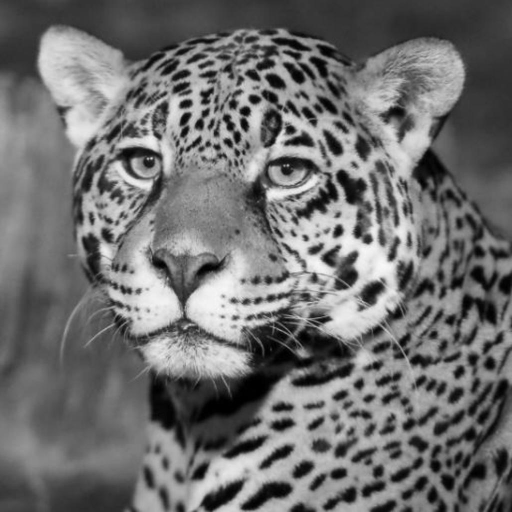
%> input picture 8-Tone/1 (96).JPEG, 1024 x 1024 px (shown at 1/2 size)
$ octave --eval "test;"   (GNU Octave 9; MATLAB toolbox functions it lacks are replaced by stand-ins)
%> lines starting %> are read from the running program, lines starting %| are printed output that depends on the picture
%> in test, ih is the input picture: size 1024x1024 uint8; min 0, max 249, mean 111
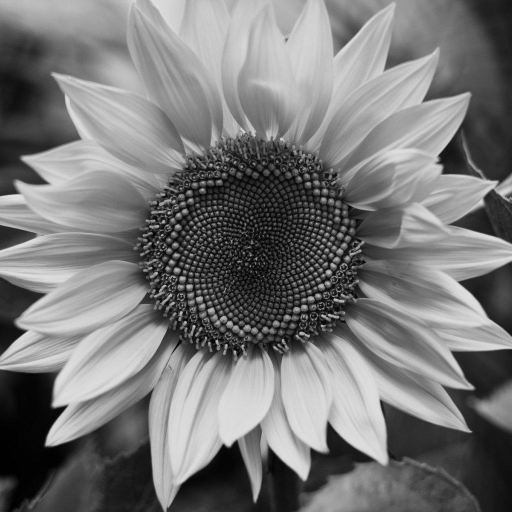
%> input picture 8-Tone/1 (97).JPEG, 1024 x 1024 px (shown at 1/2 size)
%> in test, iw is the input picture: size 1024x1024 uint8; min 0, max 232, mean 118.8
### 8-Tone/MT3WM8T.m
%A Combined Multitoning and Watermarking Scheme for Clustered Dot Pattern
%%   Author: Dr. J. M. Guo, Mr. Sankarasrinivasan, %%   Multimedia Signal Processing Lab, NTUST, Taiwan+
%% MT3W2T: MT3 represents 3-tone image and 8T represents watermark image
%% im- host image; iw-watermark image, bs-block size

function [YW]=MT3WM8T(im,iw,bs)
%> called with bs = 16


[s1,s2]=size(im);
[w1,w2]=size(iw);
s11=s1/bs;
s22=s2/bs;


iw=imresize(iw,[s11 s22]);
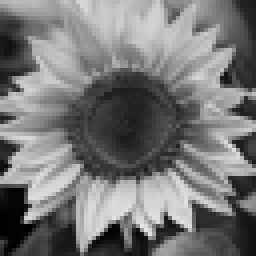
%> iw: size 64x64 uint8 (shown 4 times larger); min 0, max 229, mean 118.8
iw=WM8T(iw);

figure, subplot(1,3,1), imshow(iw);
title('Watermark Image');

%Creating pseudo random image
iwr=iw;
r1=randperm(s11*s22);
r1=vec2mat(r1,s11)
rr=1;

for i=1:1:s11
    for j=1:1:s22
        [p1,p2]=find(r1==rr);
        iw(i,j)=iwr(p1,p2);
        rr=rr+1;
    end
end


%Symmetrical dither arrays

T=3;
if(T==3)
 [DA]=gen_ditherarrayMT3(bs);
 [DAc]=gen_ditherarrayMT3SD81(bs);
 [DA4]=gen_ditherarrayMT3SD82(bs);
 [DAc4]=gen_ditherarrayMT3SD83(bs);
 [DA44]=gen_ditherarrayMT3SD79(bs);
 [DAc44]=gen_ditherarrayMT3SD78(bs);
 [DA8]=gen_ditherarrayMT3SD77(bs);
 [DAc8]=gen_ditherarrayMT3SD76(bs);
 end

T=T-1;
x1=1; y1=1;

MT=ones(bs,bs);
NT=ones(bs,bs);
for i=1:bs:s1
    for j=1:bs:s2
        bl=im(i:i+(bs-1),j:j+(bs-1));

       for nT=1:1:T
       MT=(bl>=DA(:,:,nT));
       M(:,:,nT)=MT;
       MT=(bl>DAc(:,:,nT));
       Mc(:,:,nT)=MT;
       MT=(bl>DA4(:,:,nT));
       M4(:,:,nT)=MT;
       MT=(bl>DAc4(:,:,nT));
       M4t(:,:,nT)=MT;
       MT=(bl>DA44(:,:,nT));
       M44(:,:,nT)=MT;
       MT=(bl>DAc44(:,:,nT));
       M44t(:,:,nT)=MT;
       MT=(bl>DA8(:,:,nT));
       M8(:,:,nT)=MT;
       MT=(bl>DAc8(:,:,nT));
       M8t(:,:,nT)=MT;
       end

           if(iw(x1,y1)==0)
       for x=1:1:bs
           for y=1:1:bs
              if(M(x,y,1)==1 )
                  blc(x,y)=1;
              elseif(M(x,y,2)==1)
                  blc(x,y)=0.5;
              else
                  blc(x,y)=0;
              end

           end
       end
           end
          if(iw(x1,y1)==1)
               for x=1:1:bs
           for y=1:1:bs
              if(Mc(x,y,1)==1 )
                  blc(x,y)=1;
              elseif(Mc(x,y,2)==1 )
                  blc(x,y)=0.5;
              else
                  blc(x,y)=0;
              end
           end
               end
          end


         if(iw(x1,y1)==0.14)
           for x=1:1:bs
           for y=1:1:bs
              if(M4(x,y,1)==1 )
                  blc(x,y)=1;
              elseif(M4(x,y,2)==1 )
                  blc(x,y)=0.5;
              else
                  blc(x,y)=0;
              end

           end
       end

         end

         if(iw(x1,y1)==0.84)
               for x=1:1:bs
           for y=1:1:bs
              if(M4t(x,y,1)==1 )
                  blc(x,y)=1;
              elseif(M4t(x,y,2)==1 )
                  blc(x,y)=0.5;
              else
                  blc(x,y)=0;
              end

           end
       end

         end

         if(iw(x1,y1)==0.28)
               for x=1:1:bs
           for y=1:1:bs
              if(M44(x,y,1)==1 )
                  blc(x,y)=1;
              elseif(M44(x,y,2)==1 )
                  blc(x,y)=0.5;
              else
                  blc(x,y)=0;
              end

           end
               end
          end

          if(iw(x1,y1)==0.70)
               for x=1:1:bs
           for y=1:1:bs
              if(M44t(x,y,1)==1 )
                  blc(x,y)=1;
              elseif(M44t(x,y,2)==1 )
                  blc(x,y)=0.5;
              else
                  blc(x,y)=0;
              end

           end
       end

          end
           if(iw(x1,y1)==0.42)
               for x=1:1:bs
           for y=1:1:bs
              if(M8(x,y,1)==1 )
                  blc(x,y)=1;
              elseif(M8(x,y,2)==1 )
                  blc(x,y)=0.5;
              else
                  blc(x,y)=0;
              end

           end
       end

           end
           if(iw(x1,y1)==0.66)
               for x=1:1:bs
           for y=1:1:bs
              if(M8t(x,y,1)==1 )
                  blc(x,y)=1;
              elseif(M8t(x,y,2)==1 )
                  blc(x,y)=0.5;
              else
                  blc(x,y)=0;
              end

           end
       end

          end

           y1=y1+1;

 Y(i:i+(bs-1),j:j+(bs-1))=blc;
    end
       y1=1;
       x1=x1+1;
end

imw=Y;


x1=1; y1=1;

MT=ones(bs,bs);
NT=ones(bs,bs);
for i=1:bs:s1
    for j=1:bs:s2

        bl=255*imw(i:i+(bs-1),j:j+(bs-1));
        bl=ones(bs,bs)*mean(bl(:));
        blm=imw(i:i+(bs-1),j:j+(bs-1));

       for nT=1:1:T
       MT=(bl>=DA(:,:,nT));
       M(:,:,nT)=MT;
       MT=(bl>DAc(:,:,nT));
       Mc(:,:,nT)=MT;
        MT=(bl>DA4(:,:,nT));
       M4(:,:,nT)=MT;
       MT=(bl>DAc4(:,:,nT));
       M4t(:,:,nT)=MT;
       MT=(bl>DA44(:,:,nT));
       M44(:,:,nT)=MT;
       MT=(bl>DAc44(:,:,nT));
       M44t(:,:,nT)=MT;
       MT=(bl>DA8(:,:,nT));
       M8(:,:,nT)=MT;
       MT=(bl>DAc8(:,:,nT));
       M8t(:,:,nT)=MT;
       end


       for x=1:1:bs
           for y=1:1:bs
              if(M(x,y,1)==1 )
                  blc(x,y)=1;
              elseif(M(x,y,2)==1)
                  blc(x,y)=0.5;
              else
                  blc(x,y)=0;
              end

           end
       end
       ia=blc;

               for x=1:1:bs
           for y=1:1:bs
              if(Mc(x,y,1)==1 )
                  blc(x,y)=1;
              elseif(Mc(x,y,2)==1 )
                  blc(x,y)=0.5;
              else
                  blc(x,y)=0;
              end

           end
               end
               iwh=blc;
               for x=1:1:bs
           for y=1:1:bs
              if(M4(x,y,1)==1 )
                  blc(x,y)=1;
              elseif(M4(x,y,2)==1 )
                  blc(x,y)=0.5;
              else
                  blc(x,y)=0;
              end

           end
               end
               iwh1=blc;

                       for x=1:1:bs
           for y=1:1:bs
              if(M4t(x,y,1)==1 )
                  blc(x,y)=1;
              elseif(M4t(x,y,2)==1)
                  blc(x,y)=0.5;
              else
                  blc(x,y)=0;
              end

           end
               end
               iwh2=blc;

                for x=1:1:bs
           for y=1:1:bs
              if(M44(x,y,1)==1 )
                  blc(x,y)=1;
              elseif(M44(x,y,2)==1)
                  blc(x,y)=0.5;
              else
                  blc(x,y)=0;
              end

           end
               end
               iwh3=blc;

                for x=1:1:bs
           for y=1:1:bs
              if(M44t(x,y,1)==1 )
                  blc(x,y)=1;
              elseif(M44t(x,y,2)==1 )
                  blc(x,y)=0.5;
              else
                  blc(x,y)=0;
              end

           end
               end
               iwh4=blc;

               for x=1:1:bs
           for y=1:1:bs
              if(M8(x,y,1)==1 )
                  blc(x,y)=1;
              elseif(M8(x,y,2)==1 )
                  blc(x,y)=0.5;
              else
                  blc(x,y)=0;
              end

           end
               end
               iwh5=blc;

                for x=1:1:bs
           for y=1:1:bs
              if(M8t(x,y,1)==1 )
                  blc(x,y)=1;
              elseif(M8t(x,y,2)==1 )
                  blc(x,y)=0.5;
              else
                  blc(x,y)=0;
              end

           end
               end
               iwh6=blc;


               t1=sum(sum(blm.*ia));
               t2=sum(sum(blm.*iwh));
               t3=sum(sum(blm.*iwh1));
               t4=sum(sum(blm.*iwh2));
               t5=sum(sum(blm.*iwh3));
               t6=sum(sum(blm.*iwh4));
               t7=sum(sum(blm.*iwh5));
               t8=sum(sum(blm.*iwh6));

               t=[t1; t2 ; t3; t4; t5; t6; t7; t8;];
               [m m1]=max(t);
               if(m1==1)
                   YW(x1,y1)=0;
               elseif(m1==2)
                   YW(x1,y1)=1;
               elseif(m1==3)
                   YW(x1,y1)=0.14;
               elseif(m1==4)
                   YW(x1,y1)=0.84;
               elseif(m1==5)
                   YW(x1,y1)=0.28;
                elseif(m1==6)
                   YW(x1,y1)=0.70;
                    elseif(m1==7)
                   YW(x1,y1)=0.42;
               else
                   YW(x1,y1)=0.66;
               end

               y1=y1+1;


    end
     y1=1;
     x1=x1+1;
end

rr=1;
iwr=YW;

%Rearrange watermark image using pseudorandom
for i=1:1:s11
    for j=1:1:s22
        [p1,p2]=find(r1==rr);
        YW(p1,p2)=iwr(i,j);
        rr=rr+1;
    end
end

subplot(1,3,2),imshow(iw);
title('Pseudo Random Watermark');


subplot(1,3,3), imshow(YW);
title('Extracted Watermark');


end

### 8-Tone/WM8T.m
%Function to generate four tone watermark

function [Y]=WM8T(im)

[s1 s2]=size(im);

for i=1:1:s1
    for j=1:1:s2

        if(im(i,j)>224)
            Y(i,j)=1;
        elseif(im(i,j)>192)
            Y(i,j)=0.84;
        elseif(im(i,j)>160)
            Y(i,j)=0.70;
        elseif(im(i,j)>128)
            Y(i,j)=0.66;
        elseif(im(i,j)>96)
            Y(i,j)=0.42;
        elseif(im(i,j)>64)
            Y(i,j)=0.28;
        elseif(im(i,j)>32)
            Y(i,j)=0.14;
        else
            Y(i,j)=0;
        end
    end
end
%> (the rest of the program and of its run is left out)
